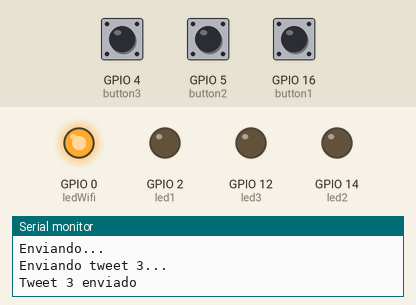
Recording of a sketch running on a simulated ESP8266 (NodeMCU). On the bench: output pins drawn as LEDs (lit = HIGH), the last lines printed to the serial monitor. The test bench sets the inputs (shaded band); at power-on: GPIO 4 (button3) LOW, GPIO 5 (button2) LOW, GPIO 16 (button1) LOW. WiFi joins after 1.5 s; servers stay silent unless stated; random numbers use the default seed unless the sketch sets one.

Above: at 6.2 s.
6.3 s: GPIO 4 (button3) pulled HIGH for 1.45 s
At 8.6 s:
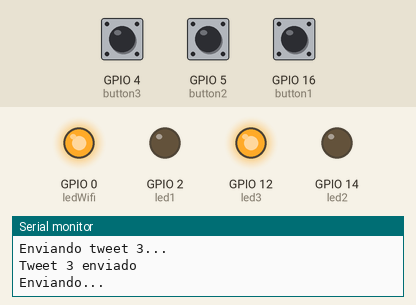
11.9 s: GPIO 5 (button2) pulled HIGH for 1.45 s
At 13.8 s:
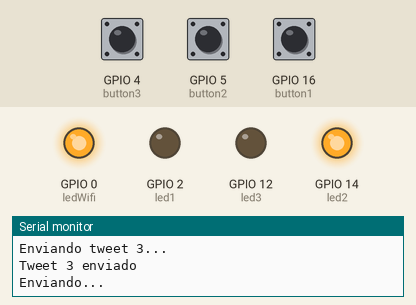
17.1 s: GPIO 16 (button1) pulled HIGH for 1.45 s
At 19.0 s:
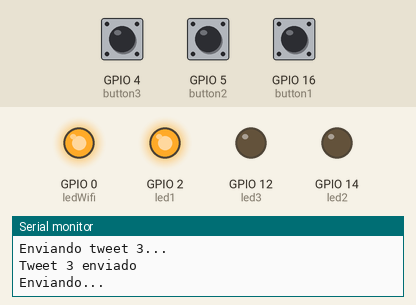
22.3 s: GPIO 16 (button1) pulled HIGH for 3.2 s
At 26.5 s:
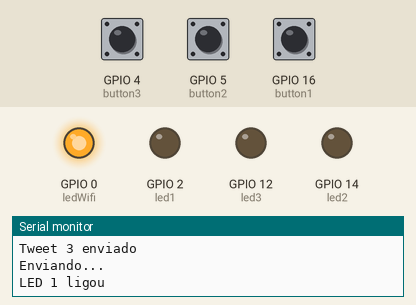
27.5 s: GPIO 4 (button3) pulled HIGH for 3.2 s
At 29.4 s:
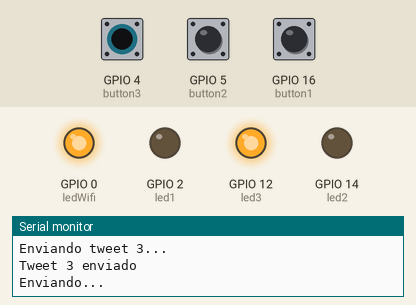
Timing chart, 0 to 32.7 s (numbered marks = the images above; inputs shaded):
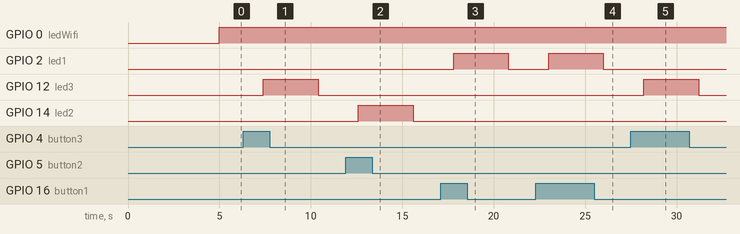

Measured:
- after the input at 6.3 s, GPIO 12 (led3): LOW → HIGH after 1.1 s, → LOW 3.0 s later
- after the input at 11.9 s, GPIO 14 (led2): LOW → HIGH after 0.70 s, → LOW 3.0 s later
- after the input at 17.1 s, GPIO 2 (led1): LOW → HIGH after 0.70 s, → LOW 3.0 s later
- after the input at 22.3 s, GPIO 2 (led1): LOW → HIGH after 0.71 s, → LOW 3.0 s later
- after the input at 27.5 s, GPIO 12 (led3): LOW → HIGH after 0.71 s, → LOW 3.0 s later

The sketch:

botoneira_uaifaiuai_code.ino
```cpp
//
// Botoneira de 3 botões que enviam tweets e
// emails padrões com avisos para condomínio
//

int button1 = 16; // BOTÃO 1 -- D0
int button2 = 5;  // BOTÃO 2 -- D1
int button3 = 4;  // BOTÃO 3 -- D2
int temp1 = 0;    // variável temporária para o status do botão
int temp2 = 0;
int temp3 = 0;
int led1 = 2;
int led2 = 14;
int led3 = 12;
int ledWifi = 0;

#include <ESP8266WiFi.h>

WiFiClient client;

String MakerIFTTT_Key ;
;String MakerIFTTT_Event;
char *append_str(char *here, String s) {  int i=0; while (*here++ = s[i]){i++;};return here-1;}
char *append_ul(char *here, unsigned long u) { char buf[20]; return append_str(here, ultoa(u, buf, 10));}
char post_rqst[256];char *p;char *content_length_here;char *json_start;int compi;

void setup() {
  pinMode(button1, INPUT);
  pinMode(button2, INPUT);
  pinMode(button3, INPUT);
  pinMode(led1, OUTPUT);
  pinMode(led2, OUTPUT);
  pinMode(led3, OUTPUT);
  pinMode(ledWifi, OUTPUT);
  Serial.begin(9600);
  WiFi.disconnect();
  delay(3000);
   //WiFi.begin("May ASUS","87f0d9019844");
   WiFi.begin("iPhone de Aruan","87654321");
  while ((!(WiFi.status() == WL_CONNECTED))){
    delay(1000);
    digitalWrite(ledWifi, LOW);
    Serial.print(".");
  }
  Serial.println("Conectado");
  Serial.println(WiFi.localIP()); // mostra o IP do servidor


}

void loop() {
  if (WiFi.status() == WL_CONNECTED){
      digitalWrite(ledWifi, HIGH);
      }
      else{
        digitalWrite(ledWifi, LOW);
      }

  String mensagem = "";
  String contador = String(random(10000));

  Serial.println("Enviando...");

  //
  //// BOTÃO 1 \\\\
  //
  temp1 = digitalRead(button1);

    if (temp1 == HIGH) {
      digitalWrite(led1, HIGH);
      delay(3000);
      digitalWrite(led1, LOW);
      Serial.println("LED 1 ligou");

      mensagem = "Coleta de LIXO ORGÂNICO no condomínio";

      delay(1000);
    }

   //
   //// BOTÃO 2 \\\\
   //
   temp2 = digitalRead(button2);

    if (temp2 == HIGH) {
      digitalWrite(led2, HIGH);
      delay(3000);
      digitalWrite(led2, LOW);
      Serial.println("LED 2 ligou");

      mensagem = "Coleta de LIXO RECICLÁVEL no condomínio";

      delay(1000);
    }

  //
  //// BOTÃO 3 \\\\
  //
  temp3 = digitalRead(button3);

    if (temp3 == HIGH) {
      digitalWrite(led3, HIGH);
      delay(3000);
      digitalWrite(led3, LOW);
      Serial.println("LED 3 ligou");

      mensagem = "Risco de alagamento no condomínio";

      delay(1000);
    }

    if (client.connect("maker.ifttt.com",80)) {
      Serial.println("Enviando tweet 3...");
      MakerIFTTT_Key ="mTzjm0PAN54SZCTTcSti7";
      MakerIFTTT_Event ="tweet";
      p = post_rqst;
      p = append_str(p, "POST /trigger/");
      p = append_str(p, MakerIFTTT_Event);
      p = append_str(p, "/with/key/");
      p = append_str(p, MakerIFTTT_Key);
      p = append_str(p, " HTTP/1.1\r\n");
      p = append_str(p, "Host: maker.ifttt.com\r\n");
      p = append_str(p, "Content-Type: application/json\r\n");
      p = append_str(p, "Content-Length: ");
      content_length_here = p;
      p = append_str(p, "NN\r\n");
      p = append_str(p, "\r\n");
      json_start = p;
      p = append_str(p, "{\"value1\":\"");
      // MENSAGEM ENVIADA PELO TWEET 3:
      p = append_str(p, "Risco de alagamento no condomínio");
      p = append_str(p, "\",\"value2\":\"");
      p = append_str(p, contador);
      p = append_str(p, "\",\"value3\":\"");
      p = append_str(p, "");
      p = append_str(p, "\"}");

      Serial.println("Tweet 3 enviado");

      compi= strlen(json_start);
      content_length_here[0] = '0' + (compi/10);
      content_length_here[1] = '0' + (compi%10);
      client.print(post_rqst);
    }

    delay(1000);

}
```
